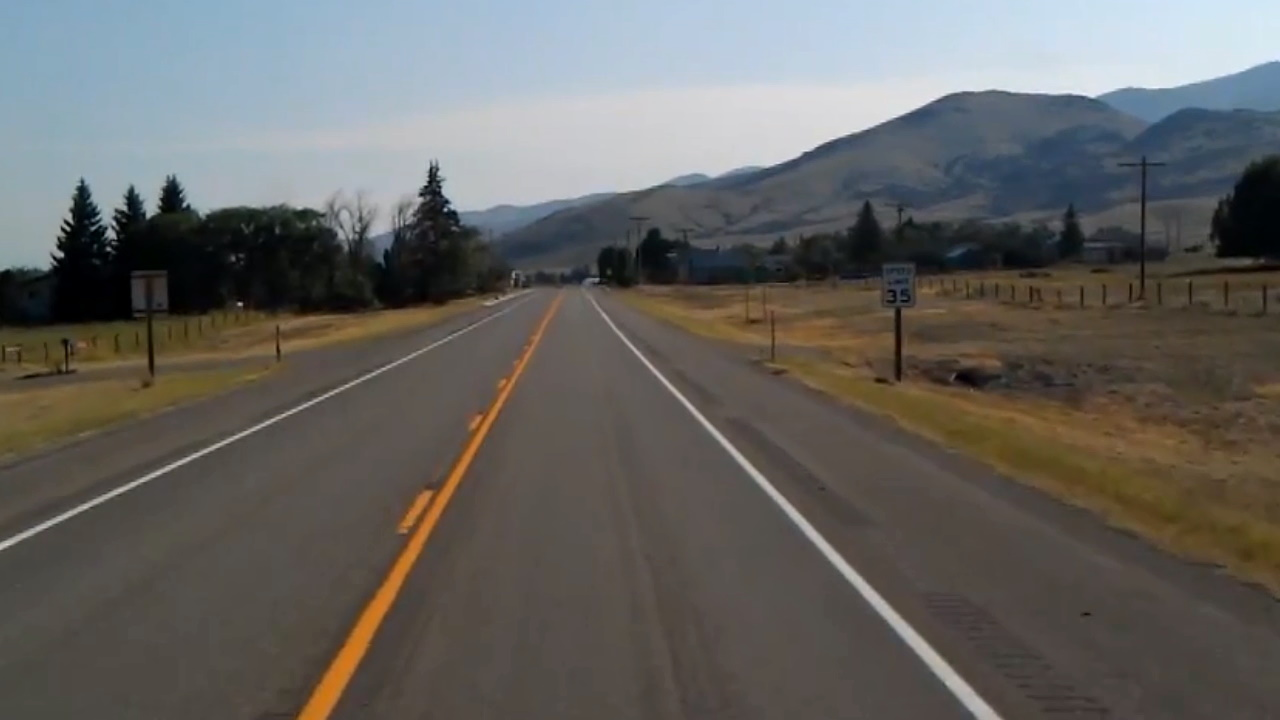
#> input picture data/road.jpg, 1280 x 720 px
$ python -i road_detection_video.py   (imports and definitions only)
#> lines starting #> are read from the running program, lines starting #| are printed output that depends on the picture; after the words box and inside, x2 and y2 are one past the last pixel; in counts of white or black regions, pixels touching at a corner belong together
#> further down, picture is the input picture: shape (720, 1280, 3); mean B, G, R 97.3, 100.3, 101.7
import cv2
import numpy as np
import threading, time
import queue

# Define region of interest
def region_of_interest(img, vertices):
    # Create a blank image
    mask = np.zeros_like(img)
    # Define black as mask color
    match_mask_color = 255
    # Build the poly mask using mask color
    cv2.fillPoly(mask, vertices, match_mask_color)
    # Bitwise image with mask to remove unwanted area
    masked_image = cv2.bitwise_and(img, mask)
    # Return the masked image
    return masked_image

def auto_canny(image, sigma=0.33):
	# compute the median of the single channel pixel intensities
	v = np.median(image)
	# apply automatic Canny edge detection using the computed median
	lower = int(max(0, (1.0 - sigma) * v))
	upper = int(min(255, (1.0 + sigma) * v))
	edged = cv2.Canny(image, lower, upper)
	# return the edged image
	return edged

# Draw lines on image
def draw_the_lines(img, lines):
    # Create RGB blank image
    blank_image = np.zeros((img.shape[0], img.shape[1], 3), dtype=np.uint8)

    # Draw each line on blank image
    for line in lines:
        for x1, y1, x2, y2 in line:
            cv2.line(blank_image, (x1, y1), (x2, y2), (0, 255, 0), 4)

    # Blend line image over original image
    img_weight = cv2.addWeighted(img, 0.8, blank_image, 1, 0.0)
    return img_weight


def processing(image):
    # Set the vertices region
    height, width = image.shape[:2]
#> height = 720; width = 1280
    bottom_left = [width * 0.1, height]
#> bottom_left = [128, 720]
    top_left = [width * 0.45, height * 0.45]
#> top_left = [576, 324]
    bottom_right = [width * 0.8, height]
#> bottom_right = [1024, 720]
    top_right = [width * 0.48, height * 0.45]
#> top_right = [614.4, 324]
    vertices = np.array([[bottom_left, top_left, top_right, bottom_right]], dtype=np.int32)

    # Convert road image to grayscale
    gray_image = cv2.cvtColor(image, cv2.COLOR_BGR2GRAY)
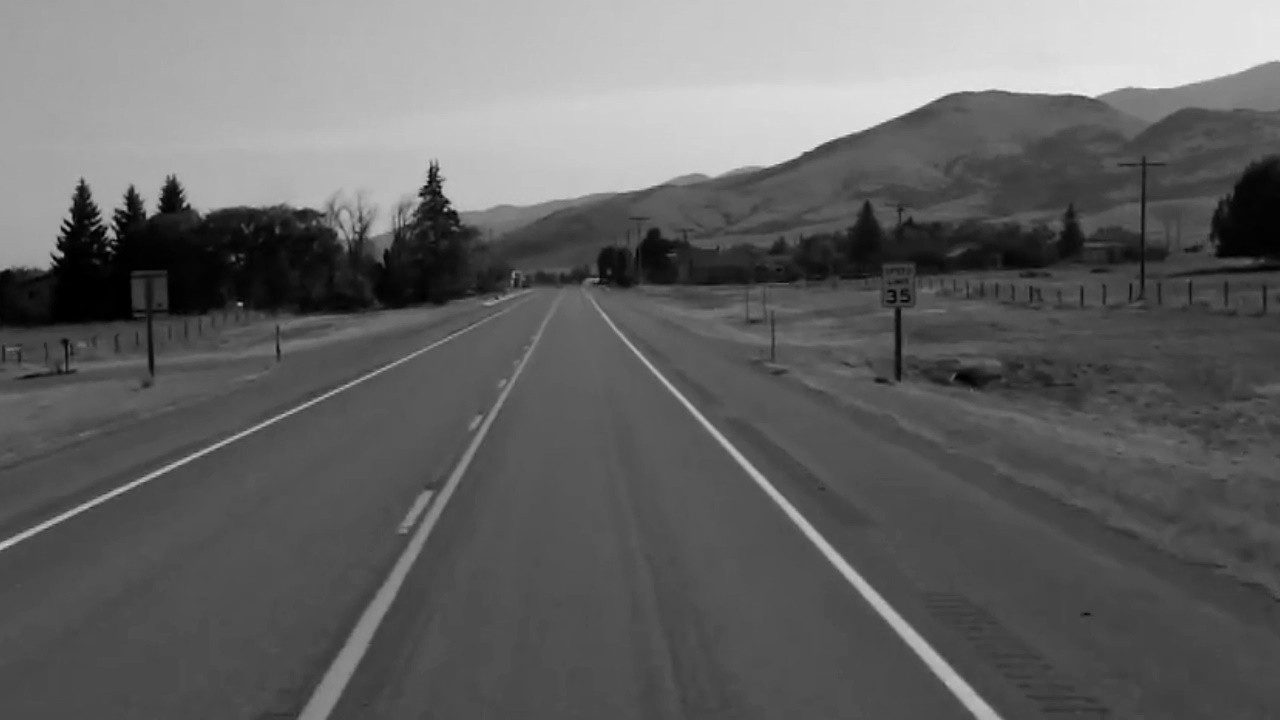
#> gray_image: shape (720, 1280); min 0, max 243, mean 100.3
    # GaussianBlur the image
    blurred = cv2.GaussianBlur(gray_image, (3, 3), 0)
    # Canny edge detect on the grayscale road image
    canny_image = auto_canny(blurred)
#> in auto_canny, `v = np.median(image)`: v = 81
#> in auto_canny, `lower = int(max(0, (1.0 - sigma) * v))`: lower = 54
#> in auto_canny, `upper = int(min(255, (1.0 + sigma) * v))`: upper = 107
#> in auto_canny, `edged = cv2.Canny(image, lower, upper)`:
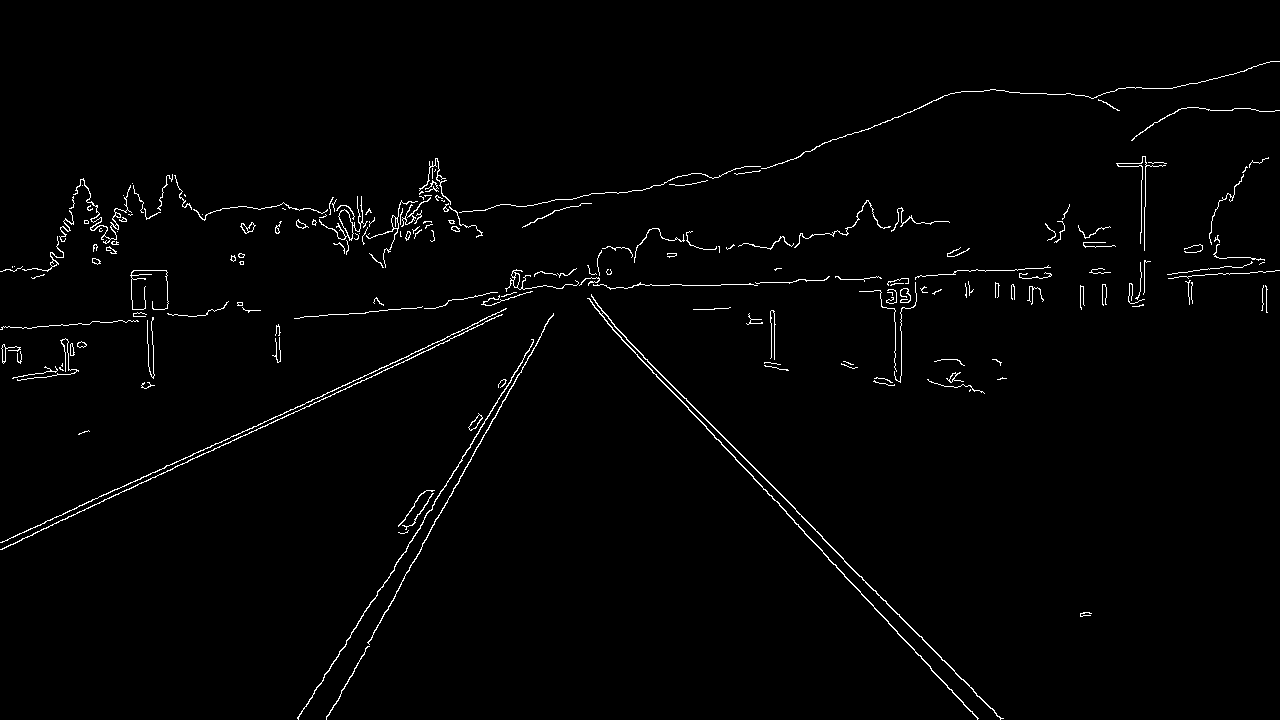
#> edged: shape (720, 1280); 1.5% white in thin lines or dots
    # Crop image base on region of interest
    cropped_image = region_of_interest(canny_image, vertices)
#> in region_of_interest, `cv2.fillPoly(mask, vertices, match_mask_color)`: mask: shape (720, 1280); 20.1% white; 1 white region, box (x1, y1, x2, y2) and area: (129, 324, 1024, 720) 184965
#> in region_of_interest, `masked_image = cv2.bitwise_and(img, mask)`:
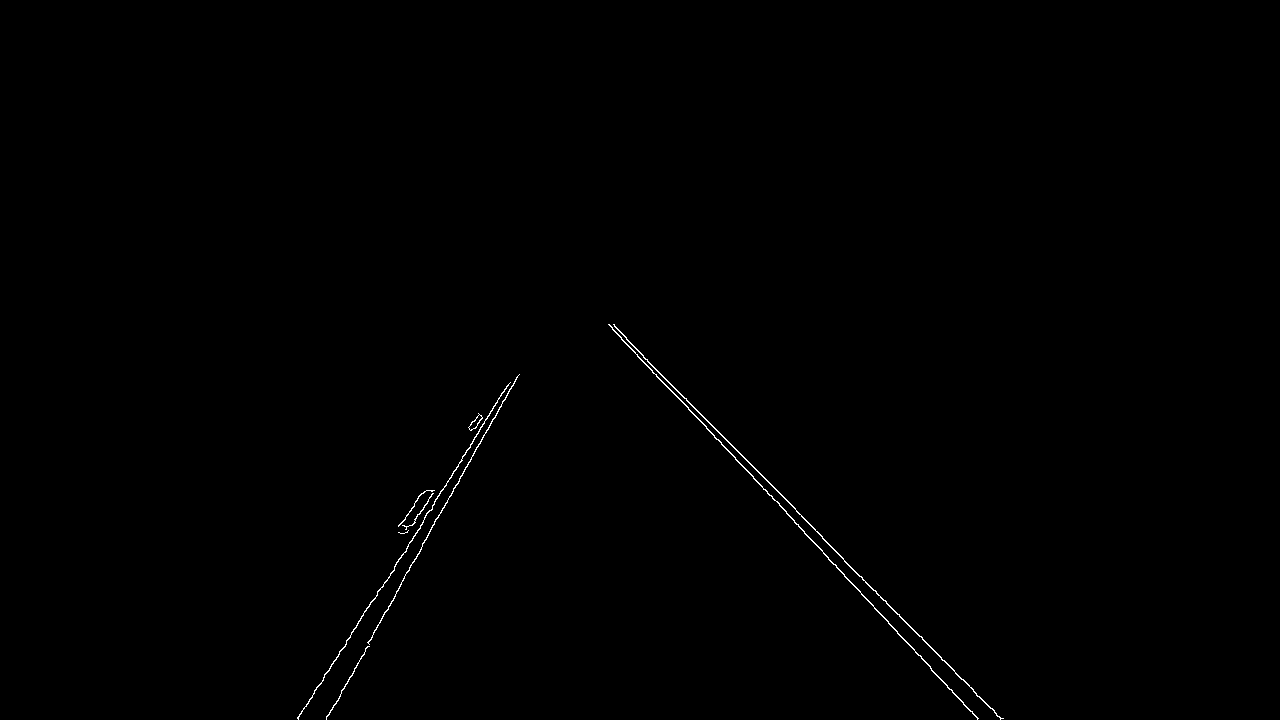
#> masked_image: shape (720, 1280); 0.3% white in thin lines or dots, all inside (x1, y1, x2, y2) = (297, 324, 1004, 720)
    # Find each line using HoughLinesP function
    lines = cv2.HoughLinesP(cropped_image,
                            rho=2,
                            theta=np.pi / 180,
                            threshold=50,
                            lines=np.array([]),
                            minLineLength=40,
                            maxLineGap=100)
#> lines = 14 rows, first 6: [344, 647, 510, 382], [626, 339, 795, 508], [326, 718, 502, 401], [608, 324, 669, 389], [678, 397, 978, 718], [844, 561, 1001, 718]
    # Draw the lines on the road
    image_with_lines = draw_the_lines(image, lines)
#> the loop in draw_the_lines, `for line in lines:` made 14 passes
#> line on passes 1 to 12: [[344, 647, 510, 382]], [[626, 339, 795, 508]], [[326, 718, 502, 401]], [[608, 324, 669, 389]], [[678, 397, 978, 718]], [[844, 561, 1001, 718]], [[329, 670, 478, 413]], [[612, 327, 977, 718]], [[298, 719, 506, 386]], [[326, 719, 516, 377]], [[840, 556, 886, 601]], [[643, 357, 822, 536]]
#> in draw_the_lines, `img_weight = cv2.addWeighted(img, 0.8, blank_image, 1, 0.0)`:
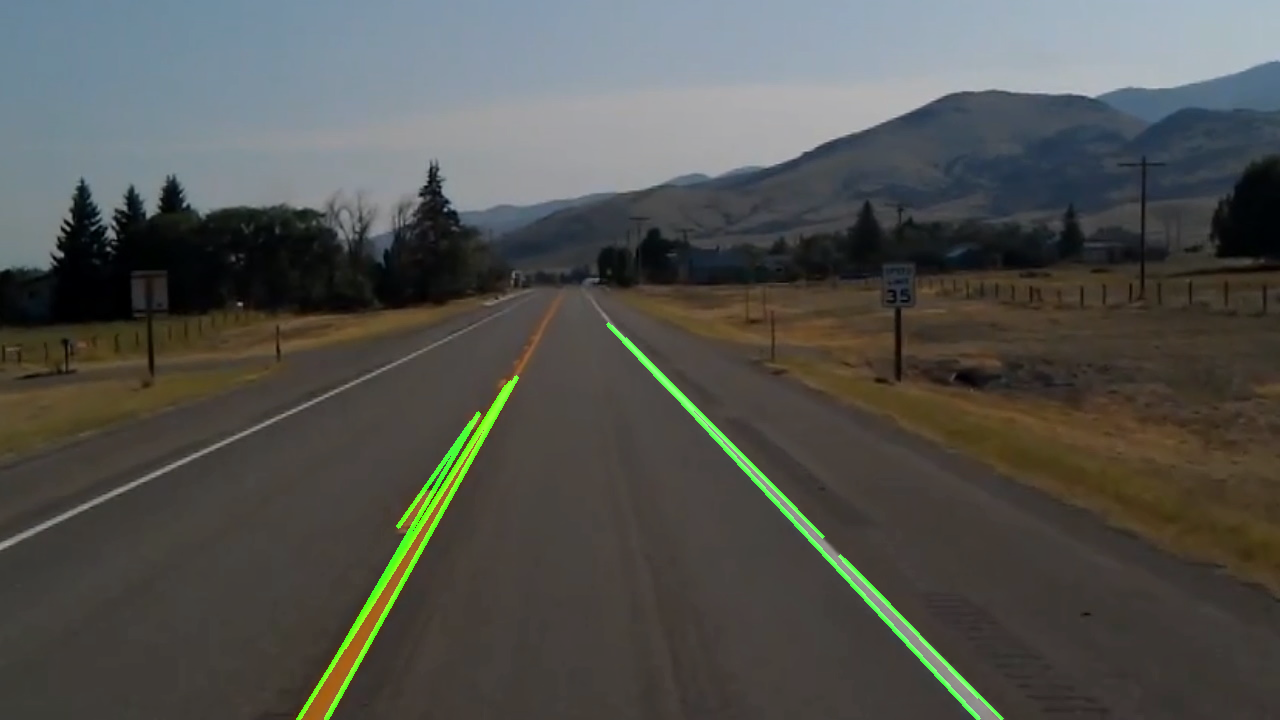
#> img_weight: shape (720, 1280, 3); mean B, G, R 77.9, 82.2, 81.3
    return image_with_lines

# Multithread Read File
# [57 lines left out: functions readFile, processingFile, not called in this run]

# Open video file using ConcurrentVideoCapture helper
# [1 line not run here, left out]
# Define frame buffer for video
input_buffer = queue.Queue(20)

# Store the actual FPS
# [1 line that did not run here, left out]
# fps in time - seconds
# [1 line that did not run here, left out]

# Set video playback finish variable
finished = False
#Set the window name
window_name = 'Video File'

# Thread read the video file
tReadFile = threading.Thread(target=readFile)
# Thread process the video frame
tProcessingFile = threading.Thread(target=processingFile)

# Start both thread
# [10 lines not run here, left out]

>>> import cv2
>>> picture = cv2.imread('data/road.jpg')
>>> result = processing(picture)
